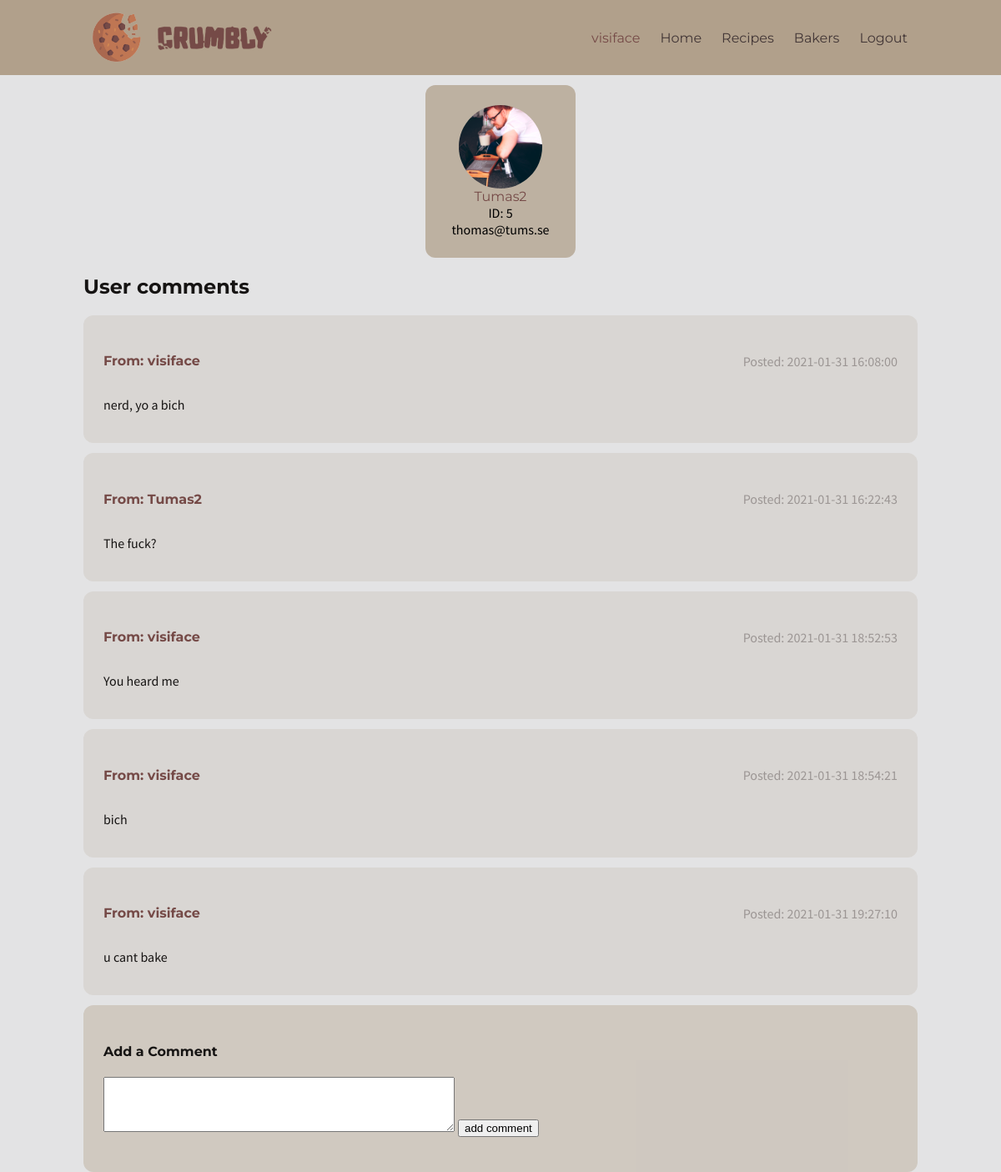
The page /profile.php?user_ID=5 (signed in) on the database its author committed.
### tables this page shows
CREATE TABLE `users` (
  `usersID` int(11) NOT NULL,
  `usersUsername` varchar(128) NOT NULL,
  `usersEmail` varchar(128) NOT NULL,
  `usersPassword` varchar(128) NOT NULL,
  `avatar` text DEFAULT NULL
);

CREATE TABLE `comments` (
  `ID` int(11) NOT NULL,
  `usersProfileID` int(11) NOT NULL,
  `usersID` int(11) NOT NULL,
  `comment` text NOT NULL,
  `date` datetime NOT NULL DEFAULT current_timestamp()
);

### profile.php (the view, shortened to what this page needs)
<?php include_once("header.php"); ?>
<?php
  global $conn;
  $user_ID = ( isset($_GET['user_ID'])
    ? $_GET['user_ID']
    : ( isset($_SESSION["usersID"])
      ? $_SESSION["usersID"]
      : FALSE
    )
  );
  $sql = "SELECT * FROM users WHERE usersID = $user_ID";
  if ($result = mysqli_query($conn, $sql)) {
    if( $result->num_rows > 0 ){
      while($obj = $result->fetch_object()){
        ?>
          <div class="profile-container">
            <div class="profile rounded">
              <div class="avatar">
                <img src="img/avatars/<?= ( $obj->avatar ?? 'placeholder.jpg' ); ?>">
              </div>
              <div class="username font-mont">
                <?= $obj->usersUsername; ?>
              </div>
              <div class="email font-sans">
                ID: <?= $obj->usersID; ?>
                <?= $obj->usersEmail; ?>
              </div>
            </div>
          </div>
          <h2 class="profile-title font-mont">User comments</h2>
          <?php
            $sql = "SELECT
                comments.ID,
                comments.usersID,
                users.usersUsername,
                comments.comment,
                comments.date
              FROM
                comments
              INNER JOIN
                users
              ON
                comments.usersID = users.usersID
              WHERE
                usersProfileID = {$obj->usersID}";
            if ($result = mysqli_query($conn, $sql)) {
              if( $result->num_rows > 0 ){
                while($comment = $result->fetch_object()){
                  ?>
                    <div class="profile-container">
                      <div class="comment-container rounded">
                        <div class="comment <?= ( $comment->usersID == $obj->usersID ? 'current-user' : '' ); ?>" id="<?= $comment->ID; ?>">
                          <div class="nav-left">
                            <div class="username font-mont">
                              <h4>
                                From: <a href="<?= "{$_SERVER['REQUEST_URI']}?user_ID={$comment->usersID}" ?>"><?= $comment->usersUsername; ?></a>
                              </h4>
                            </div>
                            <div class="comment-date font-sans">
                              Posted: <?= $comment->date; ?>
                            </div>
                          </div>
                          <div class="user-comment font-sans">
                            <?= $comment->comment; ?>
                          </div>
                        </div>
                      </div>
                    </div>
                  <?php
                }
              } else {
                echo "<h3>No comments</h3>";
              }
            }
          ?>
            <?php if( isset($_SESSION["usersID"]) ){ ?>
              <div class="profile-info rounded">
                <h4 class="profile-title font-mont">Add a Comment</h4>
                <form action="includes/comment.inc.php" method="post">
                  <textarea name="comment" rows="4" cols="50"></textarea>
                  <button type="submit" name="submit">add comment</button>
                </form>
              </div>
            <?php } ?>
        <?php
      }
    } else {
      echo "The user with ID: $user_ID, does not exist";
    }
  }
?>
<?php include_once("footer.php"); ?>

### css/style.css (style rules this page uses)
* { box-sizing: border-box; }
body, html { margin: 0px; padding: 0px; background-color: var(--main-bg-color); width: 100%; }
.font-sans { font-family: 'Source Sans Pro', sans-serif; }
.font-mont { font-family: 'Montserrat', sans-serif; }
.nav-left { display: flex; justify-content: center; align-items: center; }
.comment .username a, .username a { color: var(--tertiary-txt-color); text-decoration: none; }
.profile { background-color: rgba(177, 160, 139, 0.75); max-width: 180px; min-height: 200px; padding: 24px; text-align: center; }
.profile-info { background-color: rgba(177, 160, 139, 0.40); padding: 24px; width: 100%; min-height: 200px; }
.profile-container { display: flex; align-items: center; justify-content: center; margin: 12px 0px; }
.profile-title { color: var(--primary-txt-color); }
.rounded { border-radius: 12px; }
.comment-container { background-color: rgba(177, 160, 139, 0.20); padding: 24px; width: 100%; }
.comment-date { color: rgba(66, 54, 54, 0.4); }
.user-comment { padding: 12px 0px; color: var(--primary-txt-color); }
.avatar { width:100px; height:100px; margin: 0 auto; }
.avatar > img { object-fit:cover; width: 100%; height: 100%; border-radius: 50%; }
.username { color: var(--tertiary-txt-color); }

### rows shown on the page
users: avatar (picture), usersUsername "Tumas2", usersID "5", usersEmail "thomas@tums.se"
comments: usersID.usersUsername "visiface", date "2021-01-31 16:08:00", comment "nerd, yo a bich"
comments: usersID.usersUsername "Tumas2", date "2021-01-31 16:22:43", comment "The fuck?"
comments: usersID.usersUsername "visiface", date "2021-01-31 18:52:53", comment "You heard me"
comments: usersID.usersUsername "visiface", date "2021-01-31 18:54:21", comment "bich"
comments: usersID.usersUsername "visiface", date "2021-01-31 19:27:10", comment "u cant bake"

### other values the page prints
$_SESSION["usersUsername"] "visiface"
$link_value "Home"
$link_value "Recipes"
$link_value "Bakers"
